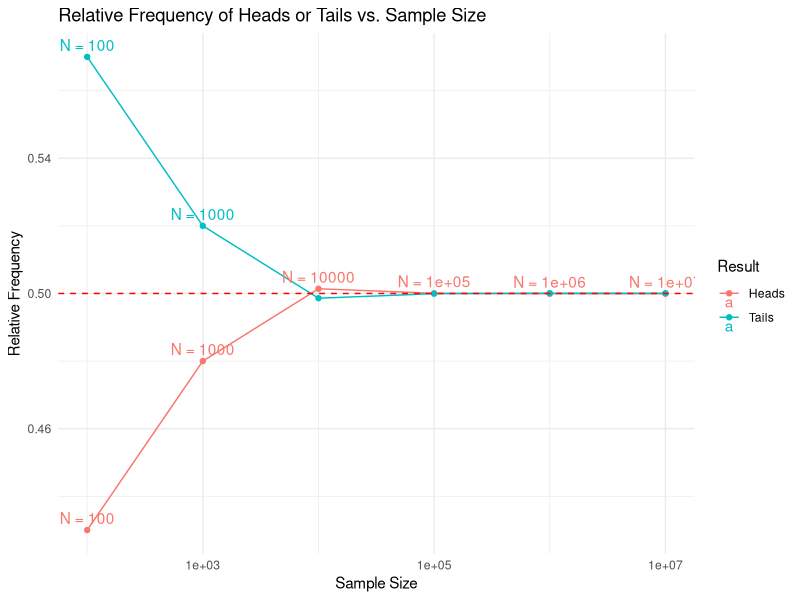
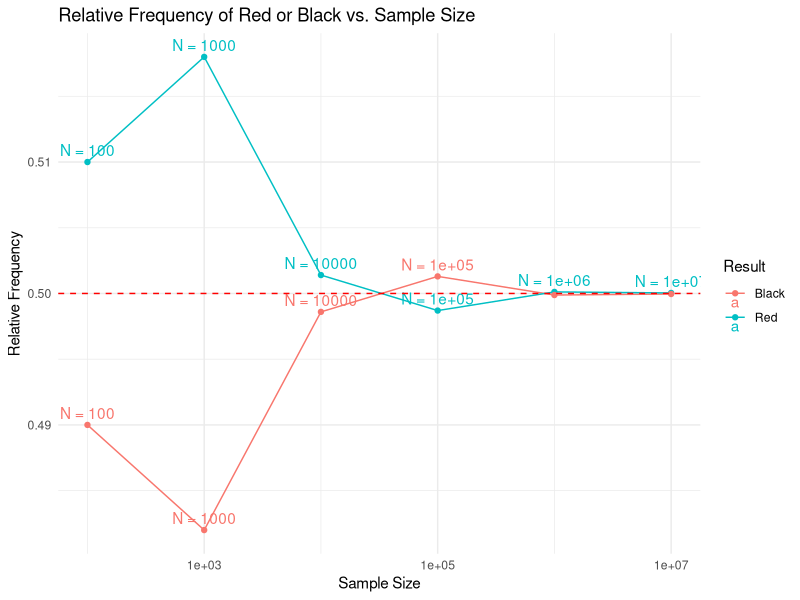
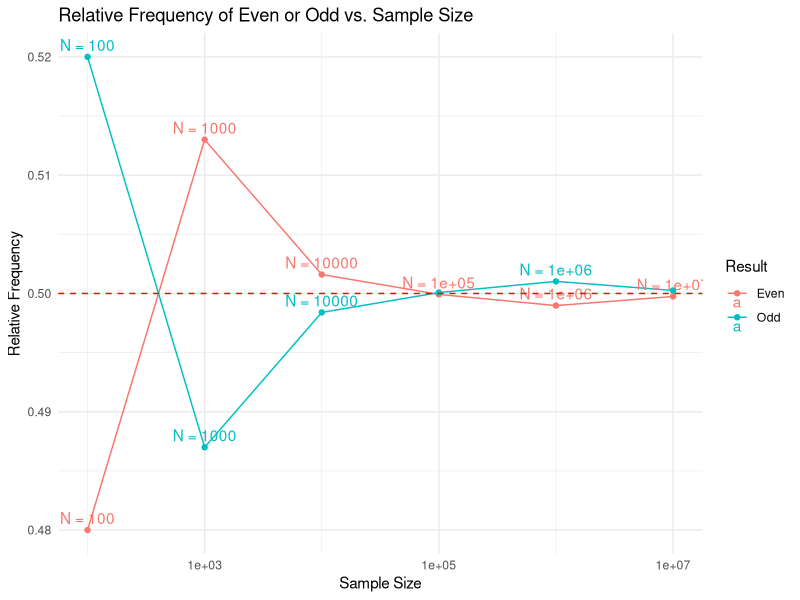

The R script that drew these images, in order:
## ---- chunk 1
  headsOrTails <- c("H", "T")
## ---- chunk 2
a_100 <- sample(headsOrTails, size = 100, replace = TRUE)
a_1000 <- sample(headsOrTails, size = 1000, replace = TRUE)
a_10000 <- sample(headsOrTails, size = 10000, replace = TRUE)
a_100000 <- sample(headsOrTails, size = 100000, replace = TRUE)
a_1000000 <- sample(headsOrTails, size = 1000000, replace = TRUE)
a_10000000 <- sample(headsOrTails, size = 10000000, replace = TRUE)
## ---- chunk 3
a_df <- data.frame(
  result = c("Heads", "Tails"),
  freq_100 = c(sum(a_100 == "H"), sum(a_100 == "T")),
  freq_1000 = c(sum(a_1000 == "H"), sum(a_1000 == "T")),
  freq_10000 = c(sum(a_10000 == "H"), sum(a_10000 == "T")),
  freq_100000 = c(sum(a_100000 == "H"), sum(a_100000 == "T")),
  freq_1000000 = c(sum(a_1000000 == "H"), sum(a_1000000 == "T")),
  freq_10000000 = c(sum(a_10000000 == "H"), sum(a_10000000 == "T")),
  rel_freq_100 = c(sum(a_100 == "H")/100, sum(a_100 == "T")/100),
  rel_freq_1000 = c(sum(a_1000 == "H")/1000, sum(a_1000 == "T")/1000),
  rel_freq_10000 = c(sum(a_10000 == "H")/10000, sum(a_10000 == "T")/10000),
  rel_freq_100000 = c(sum(a_100000 == "H")/100000, sum(a_100000 == "T")/100000),
  rel_freq_1000000 = c(sum(a_1000000 == "H")/1000000, sum(a_1000000 == "T")/1000000),
  rel_freq_10000000 = c(sum(a_10000000 == "H")/10000000, sum(a_10000000 == "T")/10000000)
)
a_df
## ---- chunk 4
library(ggplot2)

a_long_df <- tidyr::pivot_longer(a_df, cols = starts_with("rel_freq"),
                               names_to = "sample_size", values_to = "rel_freq")

a_long_df$sample_size <- gsub("rel_freq_", "", a_long_df$sample_size)
a_long_df$sample_size <- as.numeric(a_long_df$sample_size)

ggplot(a_long_df, aes(x = sample_size, y = rel_freq, color = result)) +
  geom_line() +
  geom_point() +
  geom_text(aes(label = paste("N =", sample_size)), vjust = -0.5, check_overlap = TRUE) +
  scale_x_log10() +
  labs(title = "Relative Frequency of Heads or Tails vs. Sample Size",
       x = "Sample Size",
       y = "Relative Frequency",
       color = "Result") +
  theme_minimal() +
  geom_hline(yintercept = 0.5, linetype = "dashed", color = "red")
## ---- chunk 5
  deckOfCardsColors <- c("R", "B")
## ---- chunk 6
b_100 <- sample(deckOfCardsColors, size = 100, replace = TRUE)
b_1000 <- sample(deckOfCardsColors, size = 1000, replace = TRUE)
b_10000 <- sample(deckOfCardsColors, size = 10000, replace = TRUE)
b_100000 <- sample(deckOfCardsColors, size = 100000, replace = TRUE)
b_1000000 <- sample(deckOfCardsColors, size = 1000000, replace = TRUE)
b_10000000 <- sample(deckOfCardsColors, size = 10000000, replace = TRUE)
## ---- chunk 7
b_df <- data.frame(
  result = c("Red", "Black"),
  freq_100 = c(sum(b_100 == "R"), sum(b_100 == "B")),
  freq_1000 = c(sum(b_1000 == "R"), sum(b_1000 == "B")),
  freq_10000 = c(sum(b_10000 == "R"), sum(b_10000 == "B")),
  freq_100000 = c(sum(b_100000 == "R"), sum(b_100000 == "B")),
  freq_1000000 = c(sum(b_1000000 == "R"), sum(b_1000000 == "B")),
  freq_10000000 = c(sum(b_10000000 == "R"), sum(b_10000000 == "B")),
  rel_freq_100 = c(sum(b_100 == "R")/100, sum(b_100 == "B")/100),
  rel_freq_1000 = c(sum(b_1000 == "R")/1000, sum(b_1000 == "B")/1000),
  rel_freq_10000 = c(sum(b_10000 == "R")/10000, sum(b_10000 == "B")/10000),
  rel_freq_100000 = c(sum(b_100000 == "R")/100000, sum(b_100000 == "B")/100000),
  rel_freq_1000000 = c(sum(b_1000000 == "R")/1000000, sum(b_1000000 == "B")/1000000),
  rel_freq_10000000 = c(sum(b_10000000 == "R")/10000000, sum(b_10000000 == "B")/10000000)
)
b_df
## ---- chunk 8
b_long_df <- tidyr::pivot_longer(b_df, cols = starts_with("rel_freq"),
                               names_to = "sample_size", values_to = "rel_freq")

b_long_df$sample_size <- gsub("rel_freq_", "", b_long_df$sample_size)
b_long_df$sample_size <- as.numeric(b_long_df$sample_size)

ggplot(b_long_df, aes(x = sample_size, y = rel_freq, color = result)) +
  geom_line() +
  geom_point() +
  geom_text(aes(label = paste("N =", sample_size)), vjust = -0.5, check_overlap = TRUE) +
  scale_x_log10() +
  labs(title = "Relative Frequency of Red or Black vs. Sample Size",
       x = "Sample Size",
       y = "Relative Frequency",
       color = "Result") +
  theme_minimal() +
  geom_hline(yintercept = 0.5, linetype = "dashed", color = "red")
## ---- chunk 9
  die <- c("E", "O")
## ---- chunk 10
c_100 <- sample(die, size = 100, replace = TRUE)
c_1000 <- sample(die, size = 1000, replace = TRUE)
c_10000 <- sample(die, size = 10000, replace = TRUE)
c_100000 <- sample(die, size = 100000, replace = TRUE)
c_1000000 <- sample(die, size = 1000000, replace = TRUE)
c_10000000 <- sample(die, size = 10000000, replace = TRUE)
## ---- chunk 11
c_df <- data.frame(
  result = c("Even", "Odd"),
  freq_100 = c(sum(c_100 == "E"), sum(c_100 == "O")),
  freq_1000 = c(sum(c_1000 == "E"), sum(c_1000 == "O")),
  freq_10000 = c(sum(c_10000 == "E"), sum(c_10000 == "O")),
  freq_100000 = c(sum(c_100000 == "E"), sum(c_100000 == "O")),
  freq_1000000 = c(sum(c_1000000 == "E"), sum(c_1000000 == "O")),
  freq_10000000 = c(sum(c_10000000 == "E"), sum(c_10000000 == "O")),
  rel_freq_100 = c(sum(c_100 == "E")/100, sum(c_100 == "O")/100),
  rel_freq_1000 = c(sum(c_1000 == "E")/1000, sum(c_1000 == "O")/1000),
  rel_freq_10000 = c(sum(c_10000 == "E")/10000, sum(c_10000 == "O")/10000),
  rel_freq_100000 = c(sum(c_100000 == "E")/100000, sum(c_100000 == "O")/100000),
  rel_freq_1000000 = c(sum(c_1000000 == "E")/1000000, sum(c_1000000 == "O")/1000000),
  rel_freq_10000000 = c(sum(c_10000000 == "E")/10000000, sum(c_10000000 == "O")/10000000)
)
c_df
## ---- chunk 12
c_long_df <- tidyr::pivot_longer(c_df, cols = starts_with("rel_freq"),
                                 names_to = "sample_size", values_to = "rel_freq")

c_long_df$sample_size <- gsub("rel_freq_", "", c_long_df$sample_size)
c_long_df$sample_size <- as.numeric(c_long_df$sample_size)

ggplot(c_long_df, aes(x = sample_size, y = rel_freq, color = result)) +
  geom_line() +
  geom_point() +
  geom_text(aes(label = paste("N =", sample_size)), vjust = -0.5, check_overlap = TRUE) +
  scale_x_log10() +
  labs(title = "Relative Frequency of Even or Odd vs. Sample Size",
       x = "Sample Size",
       y = "Relative Frequency",
       color = "Result") +
  theme_minimal() +
  geom_hline(yintercept = 0.5, linetype = "dashed", color = "red")
## ---- chunk 13
  twoCoins <- c("HH", "TT","HT","TH")
## ---- chunk 14
  sec_rand <- sample(twoCoins, size = 100, replace = TRUE)
## ---- chunk 15
sec_df <- data.frame(
  result = c("Two Heads", "Two Tails", "Split"),
  freq = c(sum(sec_rand == "HH"), sum(sec_rand == "TT"), sum(sec_rand == "TH") + sum(sec_rand == "HT")),
  rel_freq = c(sum(sec_rand == "HH")/100, sum(sec_rand == "TT")/100, (sum(sec_rand == "TH") + sum(sec_rand == "HT"))/100)
)
sec_df

## ---- chunk 16
  die <- c(1, 2, 3, 4, 5, 6)
## ---- chunk 17
  third_rand <- sample(die, size = 600, replace = TRUE)
## ---- chunk 18
third_df <- data.frame(
  result = c("1", "2", "3", "4", "5", "6"),
  freq = c(sum(third_rand == 1), sum(third_rand == 2), sum(third_rand == 3), sum(third_rand == 4), sum(third_rand == 5), sum(third_rand == 6)),
  rel_freq = c(sum(third_rand == 1)/600, sum(third_rand == 2)/600, sum(third_rand == 3)/600, sum(third_rand == 4)/600, sum(third_rand == 5)/600, sum(third_rand == 6)/600)
)
third_df


## ---- chunk 19
mean(third_df[["rel_freq"]], na.rm = TRUE)
